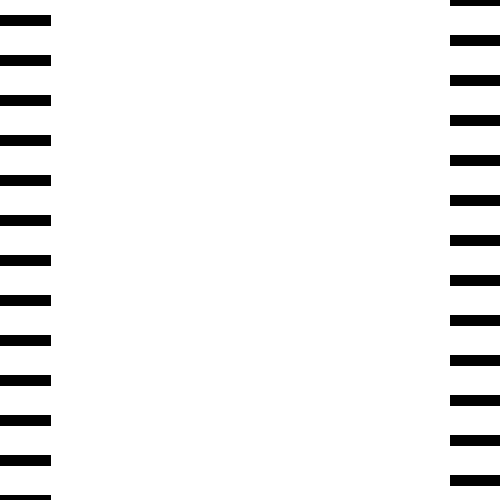
Frame 1 (no input)
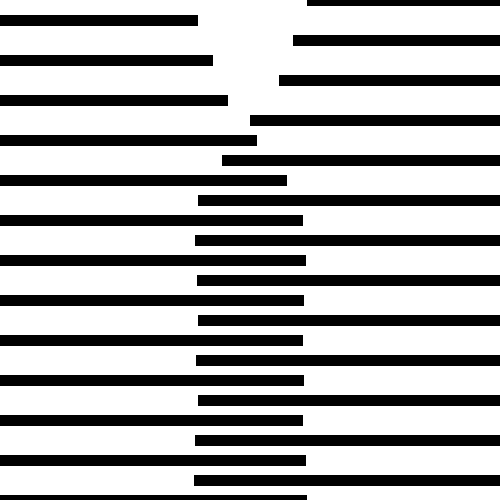
Frame 60 (the mouse pressed at the canvas centre just before this capture)
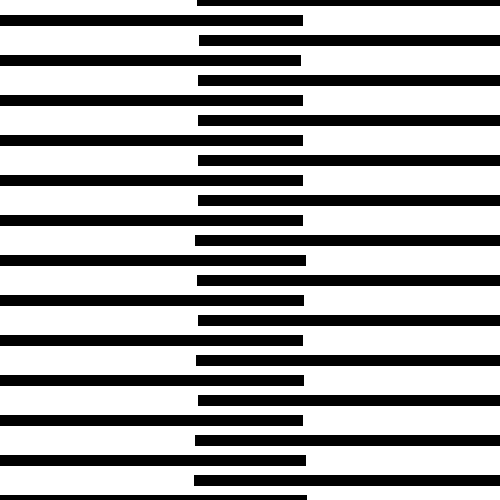
Frame 120 (the mouse held since frame 60 and released just before this capture)

The Processing sketch that drew these frames (run headless with seeded random() and noise(); from frame 60 on, the mouse is pressed at the canvas centre):

// Processing sketch: processing_123261
// ── processing_123261.pde

//Digital Wallpaper 1
//Carmen Zhou
//11-1-12

//width
float a=0;
float a1=0;
float a2=0;
float a3=0;
float a4=0;
float a5=0;
float a6=0;
float a7=0;
float a8=0;
float a9=0;
float a10=0;
float a11=0;
float a12=0;

//height
float b;
float b1=0;
float b2=0;
float b3=0;
float b4=0;
float b5=0;
float b6=0;
float b7=0;
float b8=0;
float b9=0;
float b10=0;
float b11=0;
float b12=0;

//widthspeed
float aspeed=8;
float a1speed=7.5;
float a2speed=7;
float a3speed=6.5;
float a4speed=6;
float a5speed=5.5;
float a6speed=5;
float a7speed=4.5;
float a8speed=4;
float a9speed=3.5;
float a10speed=3;
float a11speed=2.75;
float a12speed=2.5;



//heighspeed
float bspeed=8;
float b1speed=7.5;
float b2speed=7;
float b3speed=6.5;
float b4speed=6;
float b5speed=5.5;
float b6speed=5;
float b7speed=4.5;
float b8speed=4;
float b9speed=3.5;
float b10speed=3;
float b11speed=2.75;
float b12speed=2.5;

//height of rectangle
int c=100;
//length of rectangle
int d=10;

void setup(){
  frameRate(30);
  background(255);
  size(500,500);
  smooth();
  b=width;
  b1=width;
  b2=width;
  b3=width;
  b4=width;
  b5=width;
  b6=width;
  b7=width;
  b8=width;
  b9=width;
  b10=width;
  b11=width;
  b12=width;
}


void draw(){
  fill(0);
  strokeWeight(1);
  rectMode(CENTER);
  rect(a,500,c,d);
  rect(b,480,c,d);
  rect(a1,460,c,d);
  rect(b1,440,c,d);
  rect(a2,420,c,d);
  rect(b2,400,c,d);
  rect(a3,380,c,d);
  rect(b3,360,c,d);
  rect(a4,340,c,d);
  rect(b4,320,c,d);
  rect(a5,300,c,d);
  rect(b5,280,c,d);
  rect(a6,260,c,d);
  rect(b6,240,c,d);  
  rect(a7,220,c,d);
  rect(b7,200,c,d);
  rect(a8,180,c,d);
  rect(b8,160,c,d);  
  rect(a9,140,c,d);
  rect(b9,120,c,d);
  rect(a10,100,c,d);
  rect(b10,80,c,d);
  rect(a11,60,c,d);
  rect(b11,40,c,d);
  rect(a12,20,c,d);
  rect(b12,0,c,d);
    

a=a+aspeed;
b=b+bspeed;
a1=a1+a1speed;
b1=b1+b1speed;
a2=a2+a2speed;
b2=b2+b2speed;
a3=a3+a3speed;
b3=b3+b3speed;
a4=a4+a4speed;
b4=b4+b4speed;
a5=a5+a5speed;
b5=b5+b5speed;
a6=a6+a6speed;
b6=b6+b6speed;
a7=a7+a7speed;
b7=b7+b7speed;
a8=a8+a8speed;
b8=b8+b8speed;
a9=a9+a9speed;
b9=b9+b9speed;
a10=a10+a10speed;
b10=b10+b10speed;
a11=a11+a11speed;
b11=b11+b11speed;
a12=a12+a12speed;
b12=b12+b12speed;



  if (a > width/2  || a < 0) {
    aspeed = aspeed * -1;
  }
  if (b > width || b < width/2) {
    bspeed = bspeed * -1;
  }
  if (a1 > width/2  || a1 < 0) {
    a1speed = a1speed * -1;
  }
    if (b1 > width || b1 < width/2) {
    b1speed = b1speed * -1;
  }
   if (a2 > width/2  || a2 < 0) {
    a2speed = a2speed * -1;
  }
   if (b2 > width || b2 < width/2) {
    b2speed = b2speed * -1;
  }
   if (a3 > width/2  || a3 < 0) {
    a3speed = a3speed * -1;
  }
   if (b3 > width || b3 < width/2) {
    b3speed = b3speed * -1;
  }
   if (a4 > width/2  || a4 < 0) {
    a4speed = a4speed * -1;
  }
   if (b4 > width || b4 < width/2) {
    b4speed = b4speed * -1;
  }
   if (a5 > width/2  || a5 < 0) {
    a5speed = a5speed * -1;
  }
   if (b5 > width || b5 < width/2) {
    b5speed = b5speed * -1;
  }
   if (a6 > width/2  || a6 < 0) {
    a6speed = a6speed * -1;
  }
   if (b6 > width || b6 < width/2) {
    b6speed = b6speed * -1;
  }
   if (a7 > width/2  || a7 < 0) {
    a7speed = a7speed * -1;
  }
   if (b7 > width || b7 < width/2) {
    b7speed = b7speed * -1;
  }
   if (a8 > width/2  || a8 < 0) {
    a8speed = a8speed * -1;
  }
   if (b8 > width || b8 < width/2) {
    b8speed = b8speed * -1;
  }
   if (a9 > width/2  || a9 < 0) {
    a9speed = a9speed * -1;
  }
   if (b9 > width || b9 < width/2) {
    b9speed = b9speed * -1;
  }
   if (a10 > width/2  || a10 < 0) {
    a10speed = a10speed * -1;
  }
   if (b10 > width || b10 < width/2) {
    b10speed = b10speed * -1;
  }
   if (a11 > width/2  || a11 < 0) {
    a11speed = a11speed * -1;
  }
   if (b11 > width || b11 < width/2) {
    b11speed = b11speed * -1;
  }
   if (a12 > width/2  || a12 < 0) {
    a12speed = a12speed * -1;
  }
   if (b12 > width || b12 < width/2) {
    b12speed = b12speed * -1;
  }
}
